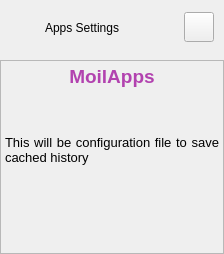
        <widget class="QFrame" name="frame_additional_left">
         <property name="minimumSize">
          <size>
           <width>0</width>
           <height>0</height>
          </size>
         </property>
         <property name="maximumSize">
          <size>
           <width>0</width>
           <height>16777215</height>
          </size>
         </property>
         <property name="styleSheet">
          <string notr="true"/>
         </property>
         <property name="frameShape">
          <enum>QFrame::NoFrame</enum>
         </property>
         <property name="frameShadow">
          <enum>QFrame::Raised</enum>
         </property>
         <layout class="QVBoxLayout" name="verticalLayout_15">
          <property name="spacing">
           <number>5</number>
          </property>
          <property name="leftMargin">
           <number>0</number>
          </property>
          <property name="topMargin">
           <number>0</number>
          </property>
          <property name="rightMargin">
           <number>0</number>
          </property>
          <property name="bottomMargin">
           <number>0</number>
          </property>
          <item>
           <widget class="QFrame" name="frame_extra_left_TopBg">
            <property name="minimumSize">
             <size>
              <width>100</width>
              <height>55</height>
             </size>
            </property>
            <property name="maximumSize">
             <size>
              <width>16777215</width>
              <height>55</height>
             </size>
            </property>
            <property name="frameShape">
             <enum>QFrame::NoFrame</enum>
            </property>
            <property name="frameShadow">
             <enum>QFrame::Raised</enum>
            </property>
            <layout class="QHBoxLayout" name="horizontalLayout_26">
             <property name="spacing">
              <number>10</number>
             </property>
             <property name="leftMargin">
              <number>10</number>
             </property>
             <property name="topMargin">
              <number>0</number>
             </property>
             <property name="rightMargin">
              <number>10</number>
             </property>
             <property name="bottomMargin">
              <number>0</number>
             </property>
             <item>
              <widget class="QLabel" name="label_5">
               <property name="maximumSize">
                <size>
                 <width>25</width>
                 <height>25</height>
                </size>
               </property>
               <property name="text">
                <string/>
               </property>
              </widget>
             </item>
             <item>
              <widget class="QLabel" name="label_title_additional_left">
               <property name="text">
                <string>Apps Settings</string>
               </property>
              </widget>
             </item>
             <item>
              <widget class="QPushButton" name="extra_left_close_button">
               <property name="maximumSize">
                <size>
                 <width>30</width>
                 <height>30</height>
                </size>
               </property>
               <property name="cursor">
                <cursorShape>PointingHandCursor</cursorShape>
               </property>
               <property name="text">
                <string/>
               </property>
               <property name="iconSize">
                <size>
                 <width>24</width>
                 <height>24</height>
                </size>
               </property>
              </widget>
             </item>
            </layout>
           </widget>
          </item>
          <item>
           <widget class="QFrame" name="frame_content_additional_left">
            <property name="frameShape">
             <enum>QFrame::StyledPanel</enum>
            </property>
            <property name="frameShadow">
             <enum>QFrame::Raised</enum>
            </property>
            <layout class="QVBoxLayout" name="verticalLayout_18">
             <property name="spacing">
              <number>5</number>
             </property>
             <property name="leftMargin">
              <number>0</number>
             </property>
             <property name="topMargin">
              <number>0</number>
             </property>
             <property name="rightMargin">
              <number>0</number>
             </property>
             <property name="bottomMargin">
              <number>0</number>
             </property>
             <item>
              <widget class="QTextEdit" name="textEdit">
               <property name="minimumSize">
                <size>
                 <width>222</width>
                 <height>0</height>
                </size>
               </property>
               <property name="styleSheet">
                <string notr="true">background: transparent;</string>
               </property>
               <property name="frameShape">
                <enum>QFrame::NoFrame</enum>
               </property>
               <property name="readOnly">
                <bool>true</bool>
               </property>
               <property name="html">
                <string>&lt;!DOCTYPE HTML PUBLIC &quot;-//W3C//DTD HTML 4.0//EN&quot; &quot;http://www.w3.org/TR/REC-html40/strict.dtd&quot;&gt;
&lt;html&gt;&lt;head&gt;&lt;meta name=&quot;qrichtext&quot; content=&quot;1&quot; /&gt;&lt;style type=&quot;text/css&quot;&gt;
p, li { white-space: pre-wrap; }
&lt;/style&gt;&lt;/head&gt;&lt;body style=&quot; font-family:'Segoe UI'; font-size:10pt; font-weight:400; font-style:normal;&quot;&gt;
&lt;p align=&quot;center&quot; style=&quot; margin-top:12px; margin-bottom:12px; margin-left:0px; margin-right:0px; -qt-block-indent:0; text-indent:0px;&quot;&gt;&lt;span style=&quot; font-size:14pt; font-weight:600; color:#b242af;&quot;&gt;MoilApps&lt;/span&gt;&lt;/p&gt;
&lt;p align=&quot;justify&quot; style=&quot;-qt-paragraph-type:empty; margin-top:12px; margin-bottom:12px; margin-left:0px; margin-right:0px; -qt-block-indent:0; text-indent:0px; font-size:14pt; font-weight:600; color:#b242af;&quot;&gt;&lt;br /&gt;&lt;/p&gt;
&lt;p align=&quot;justify&quot; style=&quot; margin-top:12px; margin-bottom:12px; margin-left:0px; margin-right:0px; -qt-block-indent:0; text-indent:0px;&quot;&gt;&lt;span style=&quot; color:#000000;&quot;&gt;This will be configuration file to save cached history &lt;/span&gt;&lt;/p&gt;&lt;/body&gt;&lt;/html&gt;</string>
               </property>
              </widget>
             </item>
            </layout>
           </widget>
          </item>
         </layout>
        </widget>
